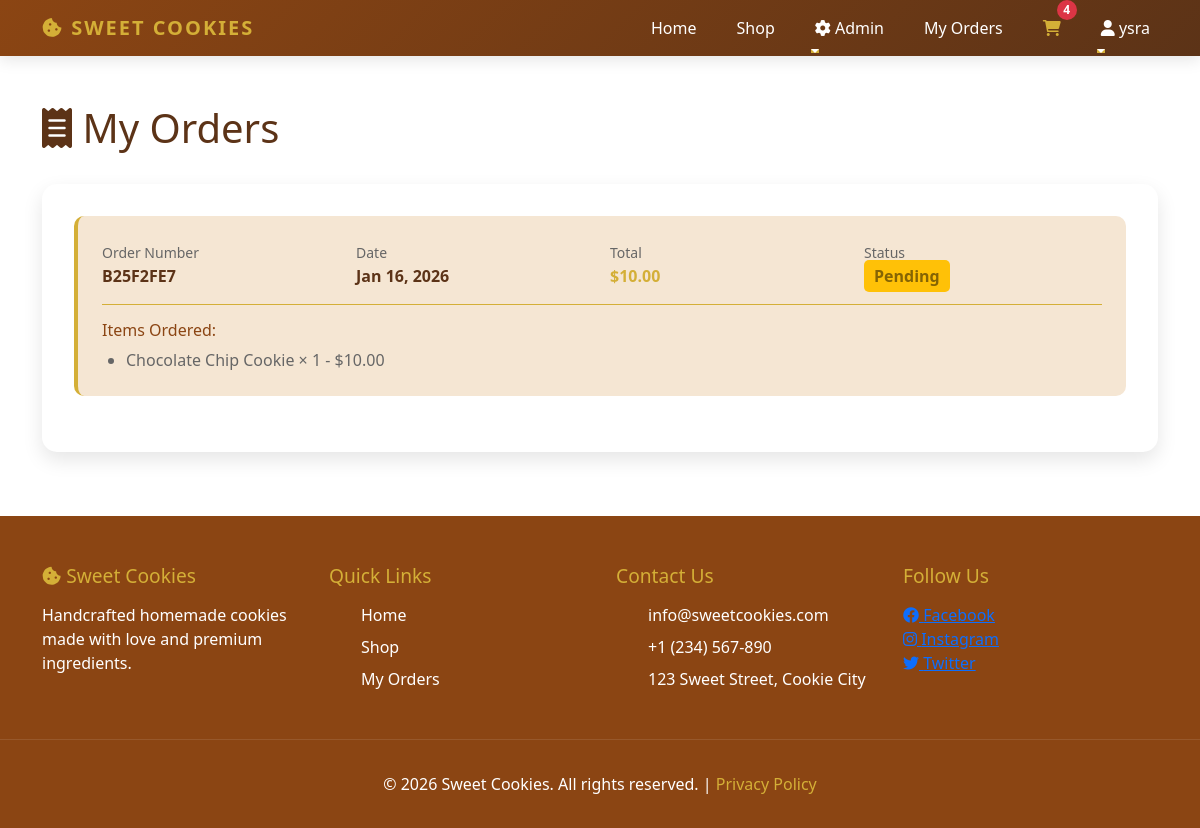
/my-orders/ (signed in), run on the app's committed database.
### homepage/models.py (models this page shows, shortened)
class Order(models.Model):
    STATUS_CHOICES = (
        ('pending', 'Pending'),
        ('processing', 'Processing'),
        ('shipped', 'Shipped'),
        ('delivered', 'Delivered'),
        ('cancelled', 'Cancelled'),
    )
    user = models.ForeignKey(User, on_delete=models.CASCADE, related_name='orders')
    order_number = models.CharField(max_length=20, unique=True)
    status = models.CharField(max_length=20, choices=STATUS_CHOICES, default='pending')
    full_name = models.CharField(max_length=200)
    email = models.EmailField()
    phone = models.CharField(max_length=20)
    address = models.TextField()
    city = models.CharField(max_length=100)
    postal_code = models.CharField(max_length=20)
    country = models.CharField(max_length=100)
    subtotal = models.DecimalField(max_digits=10, decimal_places=2)
    shipping_cost = models.DecimalField(max_digits=10, decimal_places=2, default=0)
    total = models.DecimalField(max_digits=10, decimal_places=2)
    created_at = models.DateTimeField(auto_now_add=True)
    updated_at = models.DateTimeField(auto_now=True)

class OrderItem(models.Model):
    order = models.ForeignKey(Order, on_delete=models.CASCADE, related_name='items')
    product = models.ForeignKey(Product, on_delete=models.SET_NULL, null=True)
    product_name = models.CharField(max_length=200)
    product_price = models.DecimalField(max_digits=10, decimal_places=2)
    quantity = models.IntegerField()
    def get_total(self):
        return self.product_price * self.quantity

### homepage/views.py (the view)
# urls.py: path('my-orders/', views.my_orders, name='my_orders'),
@login_required
def my_orders(request):
    orders = Order.objects.filter(user=request.user).order_by('-created_at')
    context = {
        'orders': orders
    }
    return render(request, 'homepage/my_orders.html', context)

### homepage/models.py (called while the page is built)
    def get_item_count(self):
        return sum(item.quantity for item in self.items.all())

### homepage/templates/homepage/my_orders.html (shortened to what this page needs)
{% extends 'homepage/base.html' %}
{% load static %}
{% block content %}
    <div class="container my-5">
        <h1 style="color: #5C3317; margin-bottom: 2rem;">
            <i class="fas fa-receipt"></i> My Orders
        </h1>
        {% if orders %}
            <div class="cart-section">
                {% for order in orders %}
                    <div style="background: #F5E6D3; border-radius: 10px; padding: 1.5rem; margin-bottom: 1.5rem; border-left: 4px solid #D4AF37;">
                        <div style="display: grid; grid-template-columns: 1fr 1fr 1fr 1fr; gap: 1rem; margin-bottom: 1rem;">
                            <div>
                                <small style="color: #666;">Order Number</small>
                                <p style="margin: 0; font-weight: bold; color: #5C3317;">{{ order.order_number }}</p>
                            </div>
                            <div>
                                <small style="color: #666;">Date</small>
                                <p style="margin: 0; font-weight: bold; color: #5C3317;">{{ order.created_at|date:"M d, Y" }}</p>
                            </div>
                            <div>
                                <small style="color: #666;">Total</small>
                                <p style="margin: 0; font-weight: bold; color: #D4AF37;">${{ order.total }}</p>
                            </div>
                            <div>
                                <small style="color: #666;">Status</small>
                                <p style="margin: 0; font-weight: bold;">
                                    {% if order.status == 'pending' %}
                                        <span style="padding: 5px 10px; border-radius: 5px; background: #FFC107; color: #856404;">Pending</span>
                                    {% elif order.status == 'processing' %}
                                        <span style="padding: 5px 10px; border-radius: 5px; background: #17A2B8; color: white;">Processing</span>
                                    {% elif order.status == 'shipped' %}
                                        <span style="padding: 5px 10px; border-radius: 5px; background: #007BFF; color: white;">Shipped</span>
                                    {% elif order.status == 'delivered' %}
                                        <span style="padding: 5px 10px; border-radius: 5px; background: #28A745; color: white;">Delivered</span>
                                    {% else %}
                                        <span style="padding: 5px 10px; border-radius: 5px; background: #DC3545; color: white;">{{ order.get_status_display }}</span>
                                    {% endif %}
                                </p>
                            </div>
                        </div>
                        <div style="border-top: 1px solid #D4AF37; padding-top: 1rem;">
                            <h6 style="color: #8B4513; margin-bottom: 0.5rem;">Items Ordered:</h6>
                            <ul style="margin: 0; padding-left: 1.5rem; color: #666;">
                                {% for item in order.items.all %}
                                    <li>{{ item.product_name }} × {{ item.quantity }} - ${{ item.get_total }}</li>
                                {% endfor %}
                            </ul>
                        </div>
                    </div>
                {% endfor %}
            </div>
        {% endif %}
    </div>
{% endblock %}

### homepage/templates/homepage/base.html (shortened to what this page needs)
{% load static %}
<!DOCTYPE html>
<html lang="en">
<head>
    <link rel="stylesheet" href="{% static 'css/style.css' %}">
    <link rel="stylesheet" href="https://cdn.jsdelivr.net/npm/bootstrap@5.1.3/dist/css/bootstrap.min.css">
    <link rel="stylesheet" href="https://cdnjs.cloudflare.com/ajax/libs/font-awesome/6.0.0/css/all.min.css">
</head>
<body>
    <nav class="navbar navbar-expand-lg navbar-dark">
        <div class="container">
            <a class="navbar-brand" href="{% url 'home' %}">
                <i class="fas fa-cookie-bite"></i> Sweet Cookies
            </a>
            <div class="collapse navbar-collapse" id="navbarNav">
                <ul class="navbar-nav ms-auto">
                    <li class="nav-item">
                        <a class="nav-link" href="{% url 'home' %}">Home</a>
                    </li>
                    <li class="nav-item">
                        <a class="nav-link" href="{% url 'shop' %}">Shop</a>
                    </li>
                    {% if user.is_authenticated %}
                        {% if user.is_superuser or user.is_staff %}
                            <li class="nav-item dropdown">
                                <a class="nav-link dropdown-toggle" href="#" id="adminDropdown" role="button" data-bs-toggle="dropdown">
                                    <i class="fas fa-cog"></i> Admin
                                </a>
                            </li>
                        {% endif %}
                        <li class="nav-item">
                            <a class="nav-link" href="{% url 'my_orders' %}">My Orders</a>
                        </li>
                        <li class="nav-item">
                            <a class="nav-link cart-icon" href="{% url 'view_cart' %}">
                                <i class="fas fa-shopping-cart"></i>
                                {% with cart_count=request.user.cart.get_item_count %}
                                    {% if cart_count > 0 %}
                                        <span class="cart-count">{{ cart_count }}</span>
                                    {% endif %}
                                {% endwith %}
                            </a>
                        </li>
                        <li class="nav-item dropdown">
                            <a class="nav-link dropdown-toggle" href="#" id="userDropdown" role="button" data-bs-toggle="dropdown">
                                <i class="fas fa-user"></i> {{ user.username }}
                            </a>
                        </li>
                    {% endif %}
                </ul>
            </div>
        </div>
    </nav>
    <div class="main-content">
        {% block content %}{% endblock %}
    </div>
    <footer>
        <div class="container footer-content">
            <div class="footer-section">
                <h4><i class="fas fa-cookie-bite"></i> Sweet Cookies</h4>
                <p>Handcrafted homemade cookies made with love and premium ingredients.</p>
            </div>
            <div class="footer-section">
                <h4>Quick Links</h4>
                <ul class="footer-links">
                    <li><a href="{% url 'home' %}">Home</a></li>
                    <li><a href="{% url 'shop' %}">Shop</a></li>
                    <li><a href="{% url 'my_orders' %}">My Orders</a></li>
                </ul>
            </div>
            <div class="footer-section">
                <h4>Contact Us</h4>
                <ul class="footer-links">
                    <li><a href="mailto:info@sweetcookies.com">info@sweetcookies.com</a></li>
                    <li><a href="tel:+1234567890">+1 (234) 567-890</a></li>
                    <li>123 Sweet Street, Cookie City</li>
                </ul>
            </div>
            <div class="footer-section">
                <h4>Follow Us</h4>
                <div>
                    <a href="#" class="footer-links"><i class="fab fa-facebook"></i> Facebook</a><br>
                    <a href="#" class="footer-links"><i class="fab fa-instagram"></i> Instagram</a><br>
                    <a href="#" class="footer-links"><i class="fab fa-twitter"></i> Twitter</a>
                </div>
            </div>
        </div>
        <div class="footer-bottom">
            <p>&copy; 2026 Sweet Cookies. All rights reserved. | <a href="#" style="color: #D4AF37; text-decoration: none;">Privacy Policy</a></p>
        </div>
    </footer>
</body>
</html>

### homepage/static/css/style.css (style rules this page uses)
* { margin: 0; padding: 0; box-sizing: border-box; }
:root { --primary-color: #D4AF37; --secondary-color: #8B4513; --dark-brown: #5C3317; --light-bg: #FFF8DC; --white: #FFFFFF; --text-dark: #333333; --text-light: #666666; --success: #28a745; --danger: #dc3545; --warning: #ffc107; }
body { font-family: 'Segoe UI', Tahoma, Geneva, Verdana, sans-serif; line-height: 1.6; color: var(--text-dark); background-color: var(--light-bg); }
html { scroll-behavior: smooth; }
.navbar { background: linear-gradient(135deg, var(--secondary-color) 0%, var(--dark-brown) 100%); padding: 1rem 0; box-shadow: 0 4px 15px rgba(0, 0, 0, 0.1); position: sticky; top: 0; z-index: 1000; }
.navbar-brand { font-size: 1.8rem; font-weight: bold; color: var(--primary-color) !important; text-transform: uppercase; letter-spacing: 2px; }
.nav-link { color: var(--white) !important; margin-left: 1.5rem; font-weight: 500; transition: color 0.3s ease; position: relative; }
.nav-link::after { content: ''; position: absolute; bottom: -5px; left: 0; width: 0; height: 2px; background-color: var(--primary-color); transition: width 0.3s ease; }
.cart-icon { position: relative; color: var(--primary-color) !important; }
.cart-count { position: absolute; top: -8px; right: -8px; background: var(--danger); color: var(--white); border-radius: 50%; width: 20px; height: 20px; display: flex; align-items: center; justify-content: center; font-size: 0.75rem; font-weight: bold; }
.cart-section { background: var(--white); border-radius: 15px; padding: 2rem; margin: 2rem 0; box-shadow: 0 8px 20px rgba(0, 0, 0, 0.1); }
footer { background: var(--secondary-color); color: var(--white); padding: 3rem 0 1rem; margin-top: 4rem; }
.footer-content { display: grid; grid-template-columns: repeat(auto-fit, minmax(200px, 1fr)); gap: 2rem; margin-bottom: 2rem; }
.footer-section h4 { font-size: 1.2rem; margin-bottom: 1rem; color: var(--primary-color); }
.footer-links { list-style: none; }
.footer-links li { margin-bottom: 0.5rem; }
.footer-links a { color: var(--white); text-decoration: none; transition: color 0.3s ease; }
.footer-bottom { text-align: center; padding-top: 2rem; border-top: 1px solid rgba(255, 255, 255, 0.1); }

### data on the page
Order: order_number "B25F2FE7", created_at "Jan 16, 2026", total "10.00", status "Pending"
OrderItem: product_name "Chocolate Chip Cookie", quantity "1", get_total "10.00"

### other printed values
{{ cart_count }} "4"
{{ user.username }} "ysra"
